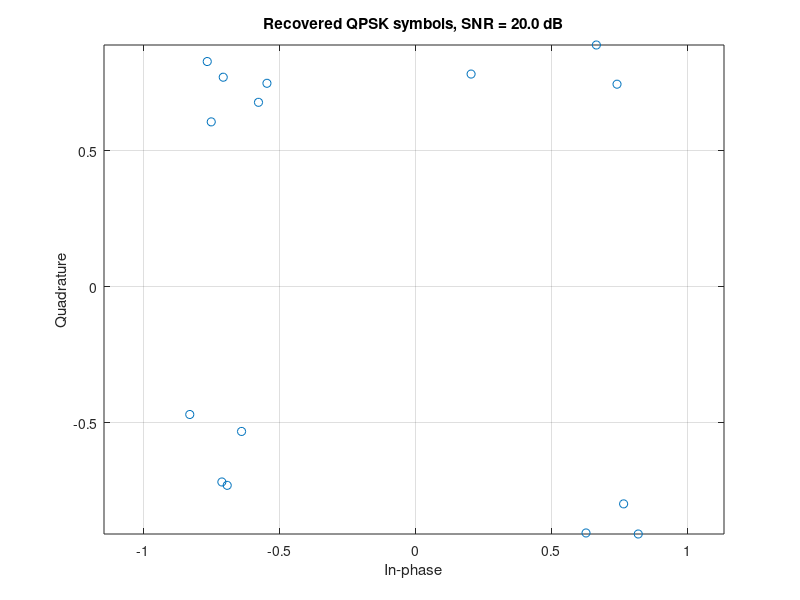

Recreate this plot in MATLAB.
%% odss_awgn_minimal.m
% Minimal ODSS baseband transceiver over AWGN
% No Communications Toolbox required.
%
% Chain:
% bits -> QPSK -> inverse Mellin-Fourier ODSS transform
% -> chirplet synthesis -> AWGN
% -> biorthogonal matched-filter bank
% -> inverse ODSS transform -> QPSK decision

clear; clc; close all;
rng(1);

%% 1. ODSS parameters
q       = 2;
Nscale  = 4;
nSet    = 0:Nscale-1;
Mscale  = floor(q.^nSet);
Mtot    = sum(Mscale);

B       = 1280;                         % nominal bandwidth [Hz]
W       = B*(q-1)/(q^Nscale-1);         % delay-grid parameter [Hz]
T       = 1/W;                          % basic pulse duration [s]
Fs      = 8*B;                          % sampling frequency [Hz]
Ns      = round(T*Fs);
t       = (0:Ns-1).'/Fs;

SNRdB      = 20;
numFrames  = 2000;

fprintf('q = %.1f, Nscale = %d, Mtot = %d\n', q, Nscale, Mtot);
fprintf('W = %.6f Hz, T = %.6e s, Fs = %.1f Hz, Ns = %d\n', ...
    W, T, Fs, Ns);

%% 2. Build input and output index maps
% Input vector x stacks x[k,l].
% Output vector X stacks X[n,m].

kMap = zeros(Mtot,1);
lMap = zeros(Mtot,1);
p = 1;

for k = 0:Nscale-1
    for l = 0:Mscale(k+1)-1
        kMap(p) = k;
        lMap(p) = l;
        p = p + 1;
    end
end

nMap = zeros(Mtot,1);
mMap = zeros(Mtot,1);
p = 1;

for n = 0:Nscale-1
    for m = 0:Mscale(n+1)-1
        nMap(p) = n;
        mMap(p) = m;
        p = p + 1;
    end
end

%% 3. Construct the inverse Mellin-Fourier ODSS transform
% Paper Eq. (121):
%
% X[n,m] = q^(-n/2)/N *
%          sum_k { 1/M(k) * sum_l x[k,l]
%          * exp(j*2*pi*(m*l/M(k) - n*k/N)) }

T_iMF = complex(zeros(Mtot,Mtot));

for outIdx = 1:Mtot
    n = nMap(outIdx);
    m = mMap(outIdx);

    for inIdx = 1:Mtot
        k = kMap(inIdx);
        l = lMap(inIdx);

        T_iMF(outIdx,inIdx) = ...
            q^(-n/2) / (Nscale*Mscale(k+1)) * ...
            exp(1j*2*pi*(m*l/Mscale(k+1) - n*k/Nscale));
    end
end

fprintf('rank(T_iMF) = %d / %d\n', rank(T_iMF), Mtot);
fprintf('cond(T_iMF) = %.3e\n', cond(T_iMF));

%% 4. Construct sampled ODSS chirplet synthesis matrix
% Basic rectangular-window chirplet used only for an AWGN smoke test.
% A discrete dual receive basis is constructed below so that
% G_rx^H * G_tx / Fs = I.

f1     = W/sqrt(q);
f2     = W*sqrt(q);
kappa  = (f2-f1)/T;

G_tx = complex(zeros(Ns,Mtot));

for col = 1:Mtot
    n = nMap(col);
    m = mMap(col);

    % Argument of g_tx(q^n(t-m/(q^n W)))
    u = q^n .* (t - m/(q^n*W));
    valid = (u >= 0) & (u < T);

    pulse = complex(zeros(Ns,1));

    % sqrt(W) gives the basic pulse approximately unit energy.
    pulse(valid) = sqrt(W)*q^(n/2) .* ...
        exp(1j*2*pi*(f1*u(valid) + 0.5*kappa*u(valid).^2));

    G_tx(:,col) = pulse;
end

Gram = (G_tx' * G_tx)/Fs;

if rcond(Gram) < 1e-12
    error('Waveform Gram matrix is numerically singular.');
end

% Canonical sampled biorthogonal receive bank.
G_rx = G_tx / Gram;

biorthError = norm((G_rx' * G_tx)/Fs - eye(Mtot),'fro')/sqrt(Mtot);

fprintf('rank(G_tx) = %d / %d\n', rank(G_tx), Mtot);
fprintf('cond(G_tx^H G_tx/Fs) = %.3e\n', cond(Gram));
fprintf('biorthogonality error = %.3e\n', biorthError);

%% 5. Noiseless closed-loop test
bits0 = randi([0 1],2*Mtot,1);

x0 = ((1-2*bits0(1:2:end)) + ...
    1j*(1-2*bits0(2:2:end)))/sqrt(2);

X0   = T_iMF*x0;
s0   = G_tx*X0;
Y0   = (G_rx' * s0)/Fs;
x0Hat = T_iMF \ Y0;

noiselessError = norm(x0Hat-x0)/norm(x0);

fprintf('noiseless relative error = %.3e\n', noiselessError);

%% 6. AWGN BER simulation
bitErrors = 0;
totalBits = 0;

for frame = 1:numFrames

    % QPSK mapping:
    % bit 0 -> +1 and bit 1 -> -1 on each real dimension.
    bits = randi([0 1],2*Mtot,1);

    x = ((1-2*bits(1:2:end)) + ...
        1j*(1-2*bits(2:2:end)))/sqrt(2);

    % ODSS preprocessing and waveform synthesis
    X = T_iMF*x;
    s = G_tx*X;

    % Complex AWGN at the requested sampled-waveform SNR
    signalPower = mean(abs(s).^2);
    noisePower  = signalPower / 10^(SNRdB/10);

    w = sqrt(noisePower/2) * ...
        (randn(Ns,1) + 1j*randn(Ns,1));

    r = s + w;

    % ODSS receiver
    YHat = (G_rx' * r)/Fs;
    xHatSoft = T_iMF \ YHat;

    % Hard QPSK decision
    bitsHat = zeros(2*Mtot,1);
    bitsHat(1:2:end) = real(xHatSoft) < 0;
    bitsHat(2:2:end) = imag(xHatSoft) < 0;

    bitErrors = bitErrors + sum(bitsHat ~= bits);
    totalBits = totalBits + numel(bits);
end

BER = bitErrors/totalBits;

fprintf('\nSNR = %.1f dB\n', SNRdB);
fprintf('frames = %d\n', numFrames);
fprintf('bit errors = %d / %d\n', bitErrors, totalBits);
fprintf('BER = %.6e\n', BER);

%% 7. Optional constellation of the last received block
figure;
plot(real(xHatSoft),imag(xHatSoft),'o','MarkerSize',6);
grid on;
axis equal;
xlabel('In-phase');
ylabel('Quadrature');
title(sprintf('Recovered QPSK symbols, SNR = %.1f dB',SNRdB));
